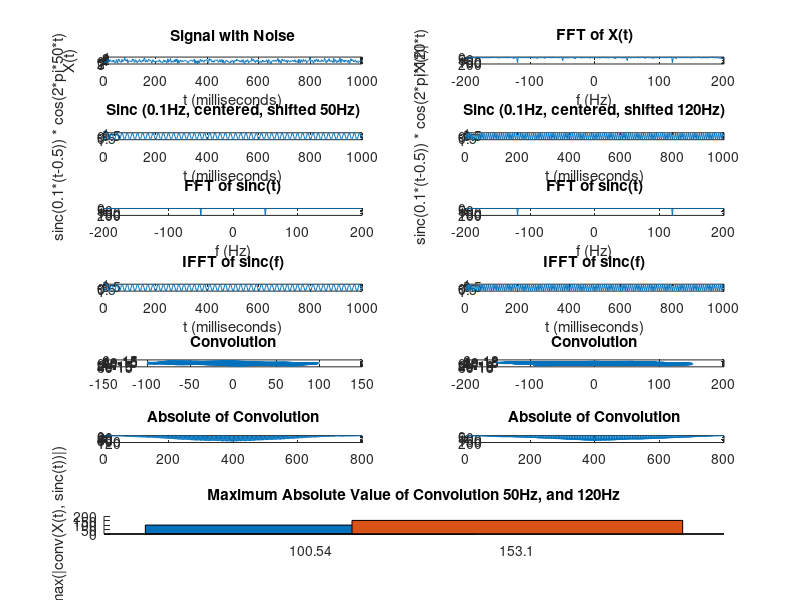

Write MATLAB code to recreate this figure. (Note: this script raises an error after producing the figure.)
close all;
clear;
clc;

bandw = 0.1;
freq1 = 50;
freq2 = 120;
amp1 = 0.6;
amp2 = 0.8;
plotCol = 7;
plotInd = 0;

Fs = 400;       % Sampling frequency
T = 1/Fs;       % Sampling period
L = 400;        % Length of signal
t = (0:L-1)*T;  % Time vector

S = amp1*sin(2*pi*50*t)+amp2*sin(2*pi*120*t);
X = S+randn(size(t));

figure('units','normalized','outerposition',[0 0 1 1]);
plotInd = plotInd+1;
subplot(plotCol,2,plotInd);
plot(1000*t,X);
title('Signal with Noise');
xlabel('t (milliseconds)');
ylabel('X(t)');

Y = fftshift(fft(X,L));
fY = (-numel(Y)/2:numel(Y)/2-1);
plotInd = plotInd+1;
subplot(plotCol,2,plotInd);
plot(fY, abs(Y));
title('FFT of X(t)');
xlabel('f (Hz)');
ylabel('|X(f)|');

A1 = sinc(bandw*(t-0.5)) .* cos(2*pi*freq1*t);
plotInd = plotInd+1;
subplot(plotCol,2,plotInd);
plot(1000*t,A1);
title(sprintf('Sinc (%.1fHz, centered, shifted %dHz)',bandw,freq1));
xlabel('t (milliseconds)');
ylabel(sprintf('sinc(%.1f*(t-0.5)) * cos(2*pi*%d*t)',bandw,freq1));

A2 = sinc(bandw*(t-0.5)) .* cos(2*pi*freq2*t);
plotInd = plotInd+1;
subplot(plotCol,2,plotInd);
plot(1000*t,A2);
title(sprintf('Sinc (%.1fHz, centered, shifted %dHz)',bandw,freq2));
xlabel('t (milliseconds)');
ylabel(sprintf('sinc(%.1f*(t-0.5)) * cos(2*pi*%d*t)',bandw,freq2));

B1 = fftshift(fft(A1,L));
fB1 = (-numel(B1)/2:numel(B1)/2-1);
plotInd = plotInd+1;
subplot(plotCol,2,plotInd);
plot(fB1, abs(B1));
title('FFT of sinc(t)');
xlabel('f (Hz)');

B2 = fftshift(fft(A2,L));
fB2 = (-numel(B2)/2:numel(B2)/2-1);
plotInd = plotInd+1;
subplot(plotCol,2,plotInd);
plot(fB2, abs(B2));
title('FFT of sinc(t)');
xlabel('f (Hz)');

C1 = ifft(ifftshift(B1),L);
plotInd = plotInd+1;
subplot(plotCol,2,plotInd);
plot(1000*t,C1);
title('IFFT of sinc(f)');
xlabel('t (milliseconds)');

C2 = ifft(ifftshift(B2),L);
plotInd = plotInd+1;
subplot(plotCol,2,plotInd);
plot(1000*t,C2);
title('IFFT of sinc(f)');
xlabel('t (milliseconds)');

D1 = conv(X,C1);
plotInd = plotInd+1;
subplot(plotCol,2,plotInd);
plot(D1);
title('Convolution');

D2 = conv(X,C2);
plotInd = plotInd+1;
subplot(plotCol,2,plotInd);
plot(D2);
title('Convolution');

D1 = conv(X,C1);
plotInd = plotInd+1;
subplot(plotCol,2,plotInd);
plot(abs(D1));
title('Absolute of Convolution');

D2 = conv(X,C2);
plotInd = plotInd+1;
subplot(plotCol,2,plotInd);
plot(abs(D2));
title('Absolute of Convolution');

E = [max(abs(D1)) max(abs(D2))];
plotInd = plotInd+1;
subplot(plotCol,1,ceil(plotInd/2));
hold on
for i = 1 : length(E)
    b(i) = bar(i, E(i));
end
hold off
title(sprintf('Maximum Absolute Value of Convolution %dHz, and %dHz',freq1,freq2));
ylabel('max(|conv(X(t), sinc(t))|)');
set(gca, 'XTickLabel',E,'XTick',1:length(E))
if max(abs(D1)) > max(abs(D2))
    b(1).LineWidth = 2;
    b(1).EdgeColor = 'red';
else
    b(2).LineWidth = 2;
    b(2).EdgeColor = 'red';
end
